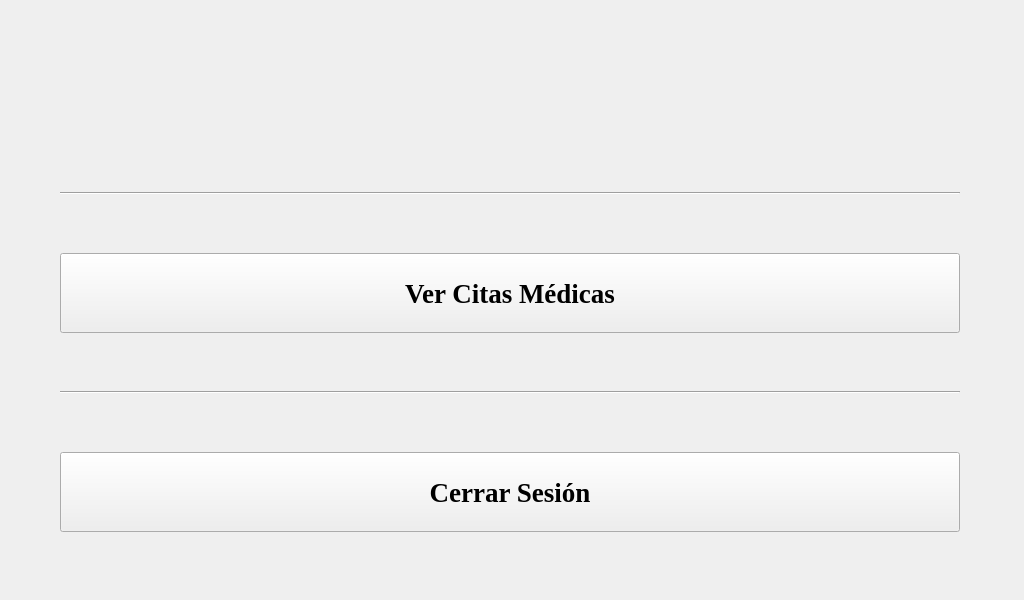
<?xml version="1.0" encoding="UTF-8"?>
<ui version="4.0">
 <class>menupaciente</class>
 <widget class="QWidget" name="menupaciente">
  <property name="geometry">
   <rect>
    <x>0</x>
    <y>0</y>
    <width>1024</width>
    <height>600</height>
   </rect>
  </property>
  <property name="windowTitle">
   <string>Form</string>
  </property>
  <widget class="QPushButton" name="btn_logout">
   <property name="geometry">
    <rect>
     <x>60</x>
     <y>452</y>
     <width>900</width>
     <height>80</height>
    </rect>
   </property>
   <property name="sizePolicy">
    <sizepolicy hsizetype="Preferred" vsizetype="Preferred">
     <horstretch>0</horstretch>
     <verstretch>0</verstretch>
    </sizepolicy>
   </property>
   <property name="minimumSize">
    <size>
     <width>250</width>
     <height>20</height>
    </size>
   </property>
   <property name="maximumSize">
    <size>
     <width>1000</width>
     <height>80</height>
    </size>
   </property>
   <property name="font">
    <font>
     <family>Times New Roman</family>
     <pointsize>20</pointsize>
     <bold>true</bold>
    </font>
   </property>
   <property name="styleSheet">
    <string notr="true"/>
   </property>
   <property name="text">
    <string>Cerrar Sesión</string>
   </property>
  </widget>
  <widget class="QPushButton" name="btn_citasCalendar">
   <property name="geometry">
    <rect>
     <x>60</x>
     <y>253</y>
     <width>900</width>
     <height>80</height>
    </rect>
   </property>
   <property name="sizePolicy">
    <sizepolicy hsizetype="Preferred" vsizetype="Preferred">
     <horstretch>0</horstretch>
     <verstretch>0</verstretch>
    </sizepolicy>
   </property>
   <property name="minimumSize">
    <size>
     <width>250</width>
     <height>20</height>
    </size>
   </property>
   <property name="maximumSize">
    <size>
     <width>1000</width>
     <height>80</height>
    </size>
   </property>
   <property name="font">
    <font>
     <family>Times New Roman</family>
     <pointsize>20</pointsize>
     <bold>true</bold>
    </font>
   </property>
   <property name="styleSheet">
    <string notr="true"/>
   </property>
   <property name="text">
    <string>Ver Citas Médicas</string>
   </property>
  </widget>
  <widget class="QLabel" name="txt_bienvenida">
   <property name="geometry">
    <rect>
     <x>60</x>
     <y>54</y>
     <width>900</width>
     <height>80</height>
    </rect>
   </property>
   <property name="sizePolicy">
    <sizepolicy hsizetype="Expanding" vsizetype="Fixed">
     <horstretch>0</horstretch>
     <verstretch>0</verstretch>
    </sizepolicy>
   </property>
   <property name="maximumSize">
    <size>
     <width>900</width>
     <height>80</height>
    </size>
   </property>
   <property name="font">
    <font>
     <family>Times New Roman</family>
     <pointsize>15</pointsize>
    </font>
   </property>
   <property name="styleSheet">
    <string notr="true"/>
   </property>
   <property name="text">
    <string>&lt;html&gt;&lt;head/&gt;&lt;body&gt;&lt;p align=&quot;center&quot;&gt;&lt;br/&gt;&lt;/p&gt;&lt;/body&gt;&lt;/html&gt;</string>
   </property>
   <property name="alignment">
    <set>Qt::AlignCenter</set>
   </property>
  </widget>
  <widget class="Line" name="line_2">
   <property name="geometry">
    <rect>
     <x>60</x>
     <y>191</y>
     <width>900</width>
     <height>5</height>
    </rect>
   </property>
   <property name="sizePolicy">
    <sizepolicy hsizetype="Expanding" vsizetype="Fixed">
     <horstretch>0</horstretch>
     <verstretch>0</verstretch>
    </sizepolicy>
   </property>
   <property name="minimumSize">
    <size>
     <width>100</width>
     <height>5</height>
    </size>
   </property>
   <property name="maximumSize">
    <size>
     <width>900</width>
     <height>5</height>
    </size>
   </property>
   <property name="orientation">
    <enum>Qt::Horizontal</enum>
   </property>
  </widget>
  <widget class="Line" name="line">
   <property name="geometry">
    <rect>
     <x>60</x>
     <y>390</y>
     <width>900</width>
     <height>5</height>
    </rect>
   </property>
   <property name="sizePolicy">
    <sizepolicy hsizetype="Expanding" vsizetype="Fixed">
     <horstretch>0</horstretch>
     <verstretch>0</verstretch>
    </sizepolicy>
   </property>
   <property name="minimumSize">
    <size>
     <width>100</width>
     <height>5</height>
    </size>
   </property>
   <property name="maximumSize">
    <size>
     <width>900</width>
     <height>5</height>
    </size>
   </property>
   <property name="orientation">
    <enum>Qt::Horizontal</enum>
   </property>
  </widget>
 </widget>
 <resources/>
 <connections/>
</ui>
